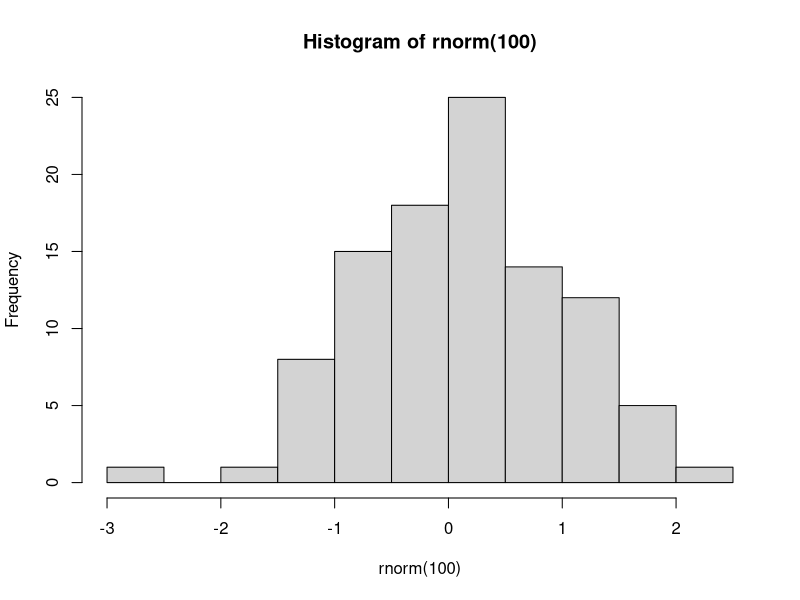
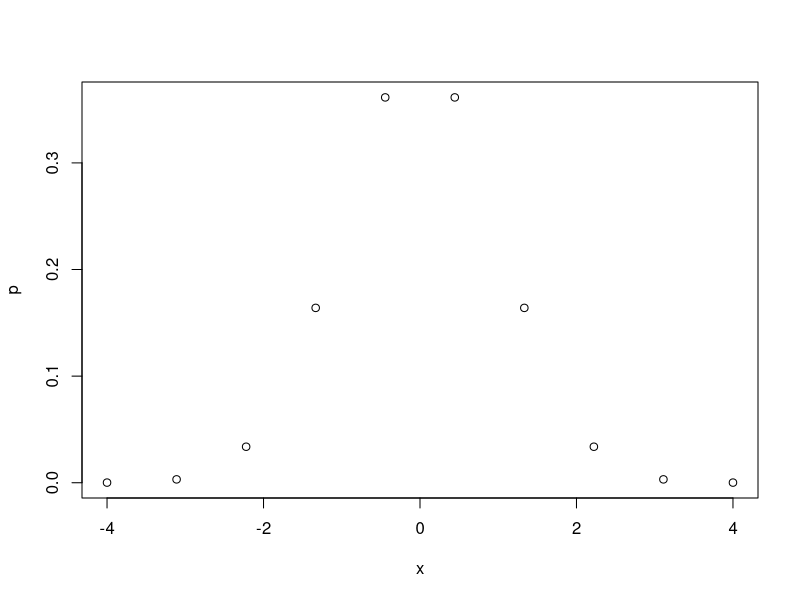
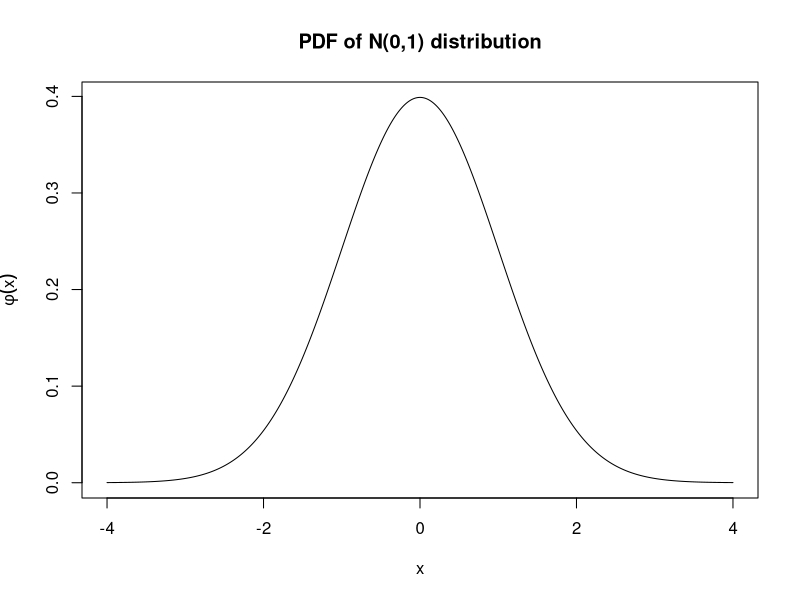

R code for these plots, in order:
## ---- chunk 1
knitr::opts_chunk$set(echo = TRUE,
                      prompt = FALSE,
                      tidy = TRUE,
                      collapse = TRUE)
library("tidyverse")
## ---- chunk 2
print("Hello world!")
## ---- chunk 3
# This is a comment. R ignores everything in a line after the "#"
4+5
## ---- chunk 4
sqrt(4+5)
## ---- chunk 5
# This expression has a side effect
# It causes R to plot a histogram of 100 N(0,1) random numbers
hist(rnorm(100))
## ---- chunk 6
# This will cause the variable x to take on the value 2
x <- 2
# We can then use x in any expression
y <- x + 1
print(y)
# We can change the value of x at any time
x <- 0
# But this will not change the result of any previous calculations
print(y)
## ---- chunk 7
x <- 5
print(x) 
x
## ---- chunk 8
fruits <- c("Avocado","Banana","Cantaloupe")
print(fruits)
## ---- chunk 9
# REP repeats something a particular number of times (like Excel's Fill tool)
ones <- rep(1,times=10)
print(ones)
# SEQ creates a sequence (like Excel's Series tool)
evens <- seq(from=2,to=20,by=2)
print(evens)
# You can also create a sequence with the : operator:
print(1:10)
## ---- chunk 10
# This command subtracts 1 from every element in evens
odds <- evens - ones
print(odds)
# This command does the same
odds <- evens - 1
print(odds)
## ---- chunk 11
# You can give a single index
# evens[2] is the 2nd element in evens
x <- evens[2]
print(x)
# You can give a vector of indices
# evens[c(2,5)] is a vector containing the 2nd and 5th element in evens 
x <- evens[c(2,5)]
print(x)
# You can give a range of indices
# evens[2:5] is a vector containing the 2nd, 3rd, 4th and 5th element in evens 
x <- evens[2:5]
print(x)
## ---- chunk 12
print(evens)
# This creates a vector of the same length as evens, that contains TRUE
# for all values less than 10, and FALSE for all other values
lessthan10 <- (evens < 10)
print(lessthan10)
# This creates a vector that includes only those elements of evens
# for which forexample is TRUE
x <- evens[lessthan10]
print(x)
# This is a quicker way of accomplishing the same result
x <- evens[evens < 10]
print(x)
## ---- chunk 13
x <- evens
print(x)
# This assigns the number 1000 to the 2nd element in x
x[2] <- 1000
print(x)
## ---- chunk 14
everything <- list(fruits,evens,odds)
print(everything)
## ---- chunk 15
everything <- list(fruits=fruits,evens=evens,odds=odds)
print(everything)
## ---- chunk 16
print(everything[[2]])
## ---- chunk 17
print(everything[["evens"]])
print(everything$fruits)
## ---- chunk 18
# There is no element in everything called "allnumbers" 
everything$allnumbers <- c(evens,odds)
# But now there is...
print(everything)
## ---- chunk 19
print(attributes(fruits))
print(attributes(evens))
print(attributes(everything))
## ---- chunk 20
   y <- print("Hello world")
   print(y)
## ---- chunk 21
# These two statements are equivalent
2 + 2
sum(2,2)
## ---- chunk 22
# Basic arithmetic operators
2 + 3
2 - 3
2 * 3
2 / 3
2 ^ 3
# Comparison operators
2 < 3
2 == 3
2 > 3
# Logical operators
2 == 3 & 2 < 3 # this is logical AND
2 == 3 | 2 < 3 # this is logical OR
## ---- chunk 23
# These two statements are equivalent:
x <- 2
assign(y,2)
print(x)
print(y)
# The assign function returns its own value, so you can do this:
x <- y <- 3
print(x)
print(y)
## ---- chunk 24
   # ? seq
## ---- chunk 25
   x <- seq(from=-4,to=4,length.out=10)
   print(x)
## ---- chunk 26
   p <- dnorm(x)
   print(p)
## ---- chunk 27
   plot(x,p)
## ---- chunk 28
x <- seq(from=-4,to=4,length.out=1000)
p <- dnorm(x)
plot(x,p,type="l",ylab=expression(phi(x)),main="PDF of N(0,1) distribution")
